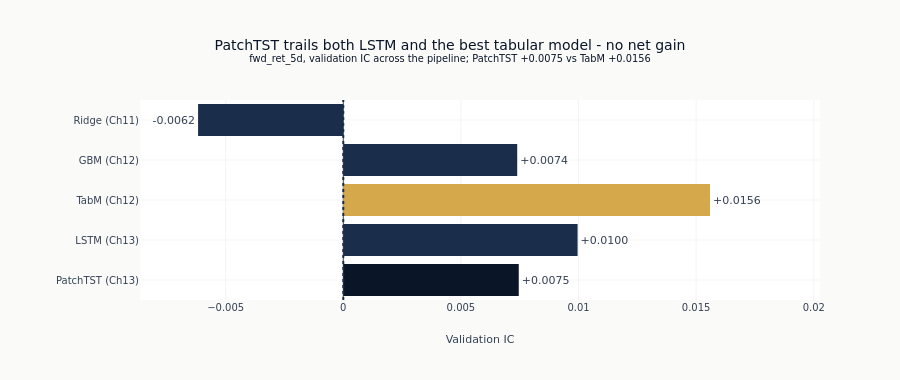

Notebook cell for this chart:
### Code cell
def _baseline_ic(prefix):
    return next(
        (v for k, v in prior_baselines.items() if k.lower().startswith(prefix)), float("nan")
    )


ridge_ic = _baseline_ic("ridge")
gbm_ic = prior_baselines.get("GBM (Ch12)", float("nan"))
tabm_ic = prior_baselines.get("TabM (Ch12)", float("nan"))
lstm_ic = prior_baselines.get("LSTM (Ch13)", float("nan"))

prog_labels = ["Ridge (Ch11)", "GBM (Ch12)", "TabM (Ch12)", "LSTM (Ch13)", "PatchTST (Ch13)"]
prog_ics = [ridge_ic, gbm_ic, tabm_ic, lstm_ic, best_ic]
prog_colors = [
    COLORS["slate"],
    COLORS["slate"],
    COLORS["amber"],
    COLORS["slate"],
    COLORS["blue"],
]

fig_prog = go.Figure()
fig_prog.add_trace(
    go.Bar(
        y=prog_labels,
        x=prog_ics,
        orientation="h",
        marker_color=prog_colors,
        text=[f"{v:+.4f}" for v in prog_ics],
        textposition="outside",
    )
)
fig_prog.add_vline(x=0.0, line=dict(color=COLORS["slate"], dash="dot"))
# categoryarray runs bottom->top; reverse pipeline order to put PatchTST on top.
fig_prog.update_yaxes(
    type="category", categoryorder="array", categoryarray=list(reversed(prog_labels))
)
_xmax = max(prog_ics) * 1.3
_xmin = min(0.0, min(prog_ics) * 1.4)
fig_prog.update_xaxes(range=[_xmin, _xmax])
fig_prog.update_layout(
    title_text="PatchTST trails both LSTM and the best tabular model - no net gain"
    f"<br><sup>fwd_ret_5d, validation IC across the pipeline; "
    f"PatchTST {best_ic:+.4f} vs TabM {tabm_ic:+.4f}</sup>",
    xaxis_title="Validation IC",
    height=380,
    margin=dict(l=140),
    showlegend=False,
)
fig_prog.show()

### Figure 1 — Plotly figure (JSON) as saved in the notebook; plotly's stock layout.template omitted (floating-point values rounded to 4 significant figures)
{"data": [{"marker": {"color": ["#1a2d4a", "#1a2d4a", "#D4A84B", "#1a2d4a", "#0a1628"]}, "orientation": "h", "text": ["-0.0062", "+0.0074", "+0.0156", "+0.0100", "+0.0075"], "textposition": "outside", "type": "bar", "x": [-0.006173, 0.007394, 0.01559, 0.009961, 0.00746], "y": ["Ridge (Ch11)", "GBM (Ch12)", "TabM (Ch12)", "LSTM (Ch13)", "PatchTST (Ch13)"]}], "layout": {"height": 380, "margin": {"l": 140}, "shapes": [{"line": {"color": "#1a2d4a", "dash": "dot"}, "type": "line", "x0": 0.0, "x1": 0.0, "xref": "x", "y0": 0, "y1": 1, "yref": "y domain"}], "showlegend": false, "title": {"text": "PatchTST trails both LSTM and the best tabular model - no net gain<br><sup>fwd_ret_5d, validation IC across the pipeline; PatchTST +0.0075 vs TabM +0.0156</sup>"}, "xaxis": {"range": [-0.008642, 0.02027], "title": {"text": "Validation IC"}}, "yaxis": {"categoryarray": ["PatchTST (Ch13)", "LSTM (Ch13)", "TabM (Ch12)", "GBM (Ch12)", "Ridge (Ch11)"], "categoryorder": "array", "type": "category"}}}
